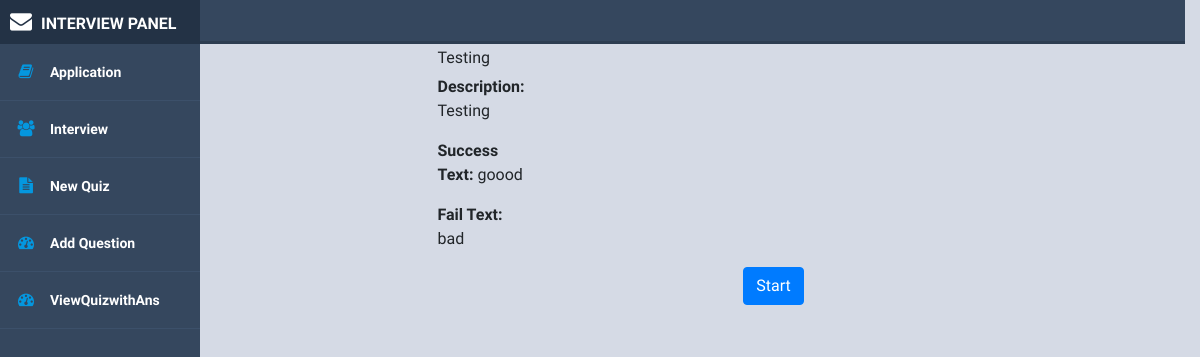
The page /inter/data1 on the database its author committed.
### InterviewPanel/models.py (models this page shows, shortened)
class Quiz(models.Model):
    title = models.CharField(
        verbose_name="Title",
        max_length=60, blank=False,
        help_text=" Descriptive Title For Quiz"
    )
    description = models.TextField(verbose_name="Description", null=True,
                                   help_text="Add some meaningful information about this Quiz.")
    url = models.SlugField(
        max_length=60, blank=True, unique=True,
        help_text="a user friendly url",
        verbose_name="user friendly url")
    category = models.ForeignKey(
        Category, null=True, blank=True,
        verbose_name="Category", on_delete=models.CASCADE, help_text="To Manage The Quizzes Assign a Categeory")
    answers_at_end = models.BooleanField(
        blank=False, default=False,
        help_text=("Correct answer is NOT shown after question."
                   " Answers displayed at the end."),
        verbose_name="Answers at end")
    single_attempt = models.BooleanField(
        blank=False, default=False,
        help_text=("If yes, only one attempt by"
                   " a user will be permitted."
                   " Non users cannot sit this exam."),
        verbose_name="Single Attempt")
    success_text = models.TextField(
        blank=True, help_text="Displayed if user passes.",
        verbose_name="Success Text")
    fail_text = models.TextField(
        verbose_name="Fail Text",
        blank=True, help_text="Displayed if user fails.")
    timestamp = models.DateTimeField(auto_now_add=True)
    class Meta:
        ordering = ['timestamp', ]
        verbose_name = "Quiz"
        verbose_name_plural = "Quizzes"

### InterviewPanel/views.py (the view)
# urls.py: path('<slug:slug>', QuizDetailView.as_view(), name="DetailQuiz"),
class QuizDetailView(DetailView):
    model = Quiz
    slug_field = 'url'
    template_name = "quiz_detail.html"
    def get(self, request, *args, **kwargs):
        self.object = self.get_object()
        context = self.get_context_data(object=self.object)
        return self.render_to_response(context)

### InterviewPanel/templates/quiz_detail.html (shortened to what this page needs)
{% extends 'basic4.html' %}
{% load i18n %}
{% block body %}
<div class="container col-md-6">
	<div class="col-md-4">
		<h6>{{ quiz.title }}</h6>
		<p><strong>Description: </strong>{{quiz.description}}</p>
		<p><strong>Success Text: </strong> {{quiz.success_text}}</p>
		<p><strong>Fail Text: </strong> {{quiz.fail_text}}</p>
	</div>
	<div class="row">
		<div class="col-md-2 ml-auto">
			<a href="{%url 'UserViews:GetQuiz' slug=quiz.url%}">
				<button class="btn btn-primary">Start</button>
			</a>
		</div>
	</div>
</div>
{%endblock%}

### rows shown on the page
Quiz: title "Testing", description "Testing", success_text "goood", fail_text "bad"
